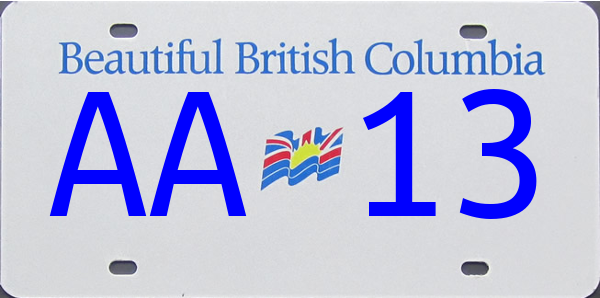
#> input picture src/plate_reader/src/pyPlates/plate/pictures/plate_AA13.png, 600 x 298 px
$ python -i plateFinder.py   (imports and definitions only)   (Python 2 division)   (older library calls are emulated)
#> lines starting #> are read from the running program, lines starting #| are printed output that depends on the picture; after the words box and inside, x2 and y2 are one past the last pixel; in counts of white or black regions, pixels touching at a corner belong together
#> further down, picture is the input picture: shape (298, 600, 3); mean B, G, R 222.8, 193.9, 191.3
import cv2
import numpy as np

colour_cut_lower=(0, 100,40)
colour_cut_upper=(30,255,255)


def find_plate(img):

    hsv = cv2.cvtColor(img, cv2.COLOR_BGR2HSV)
#> hsv: shape (298, 600, 3); mean H, S, V 111.9, 36, 223.6
    mask = cv2.inRange(hsv, colour_cut_lower, colour_cut_upper)
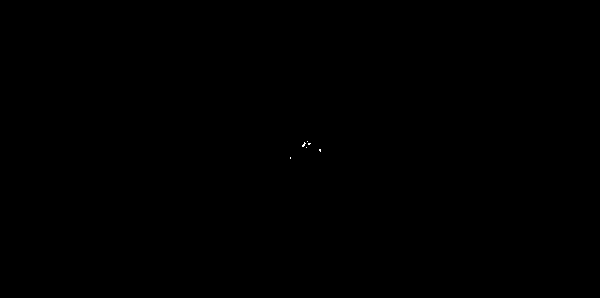
#> mask: shape (298, 600); 0.01% white in thin lines or dots, all inside (x1, y1, x2, y2) = (290, 141, 321, 159)
    pix_y, pix_x = np.where(mask==255)
#> pix_y = 24 values from 141 to 158; pix_x = 24 values, max 320 at index 18, min 290 at index 22, mean 307

    if (len(pix_y)==0):
        return None

    mask[:mask.shape[0]/2,:] = 0
#> mask: shape (298, 600); 0% white in thin lines or dots, all inside (x1, y1, x2, y2) = (290, 149, 321, 159)
    mask [:pix_y[0]+20,:] =0
#> mask: shape (298, 600); every value is 0

    #cv2.circle(img, (pix_x[0], pix_y[0] ), 5 ,(0,255,0), 2)

    im2, contours, hierarchy = cv2.findContours(mask, cv2.RETR_TREE, cv2.CHAIN_APPROX_SIMPLE)
#> contours = []


    if (len(contours)<2):
        return None

    list.sort(contours, key = lambda cnt : cv2.contourArea(cnt), reverse=  True)

    cv2.drawContours(img, contours[:2], -1, (0,255,0), 3)
    big_x,big_y,big_w,big_h = cv2.boundingRect(contours[0])
    lil_x,lil_y, lil_w, lil_h = cv2.boundingRect(contours[1])


    plate = img[lil_y:big_y+big_h,lil_x+lil_w:big_x ,:]
    cv2.rectangle(img,(lil_x+lil_w,lil_y),(big_x, big_y+big_h) ,(0,255,0),2)

    cv2.imshow("mask", mask)
    cv2.waitKey(25)

    return plate

>>> import cv2
>>> picture = cv2.imread('plate/pictures/plate_AA13.png')
>>> result = find_plate(picture)
